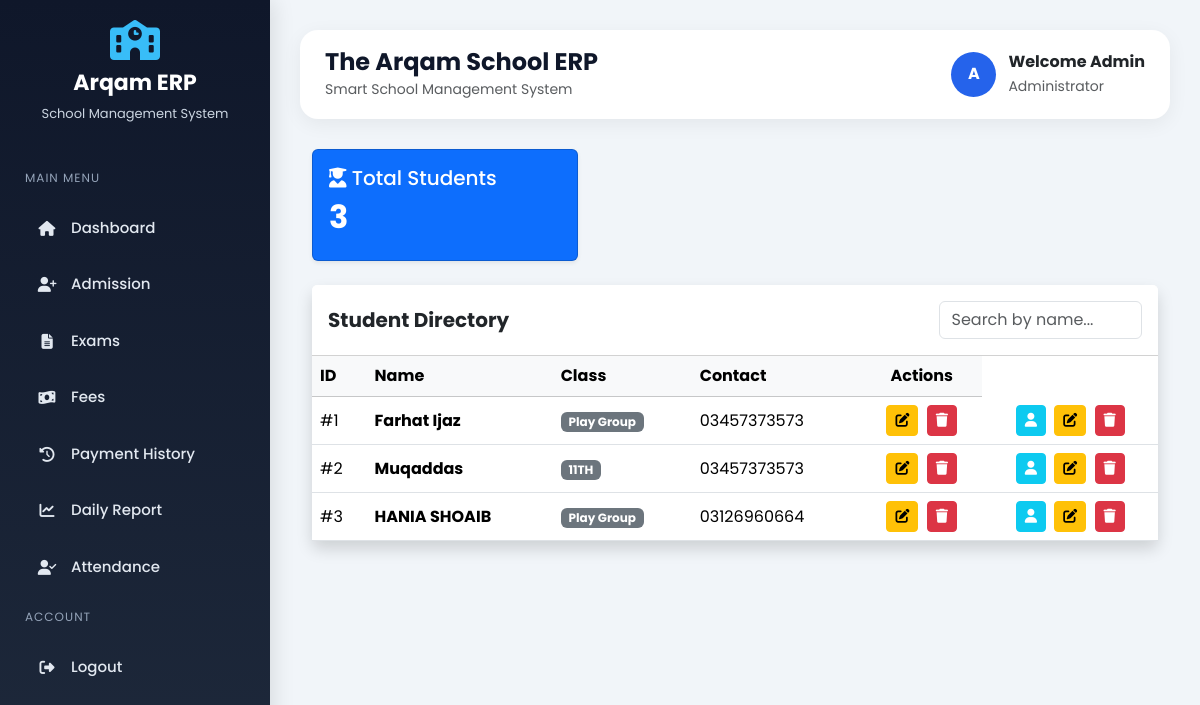
/admission/view, run on an earlier commit of the app's database.
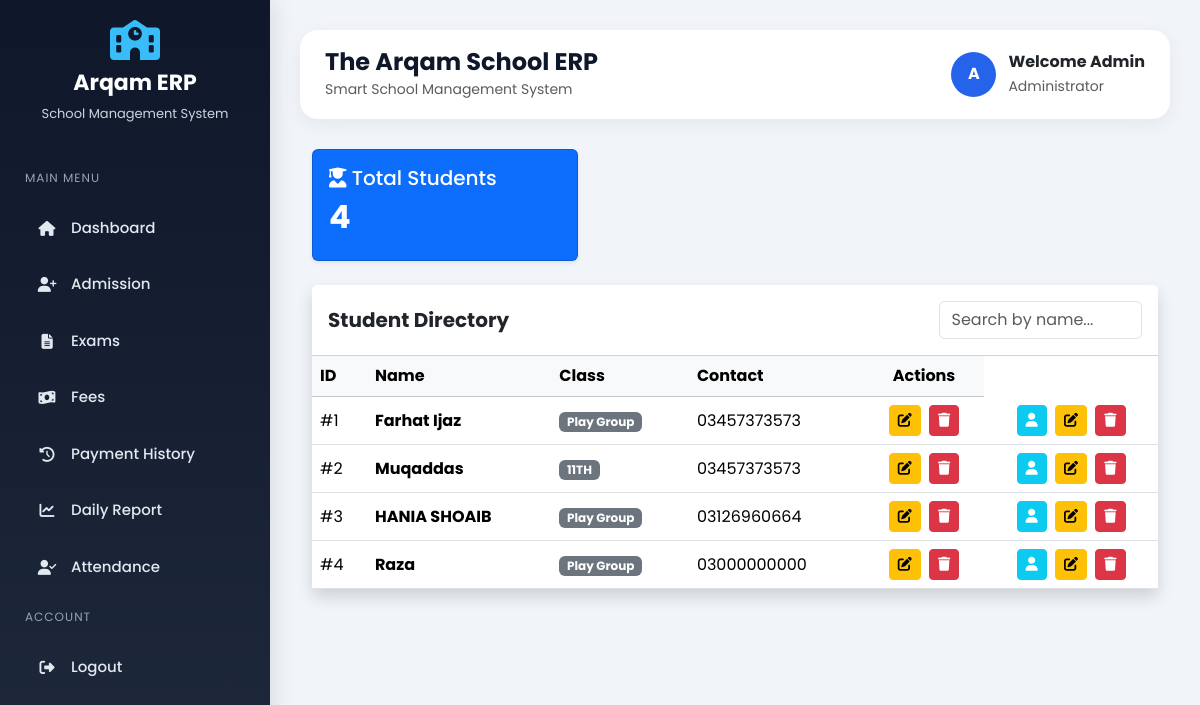
And on a later commit of the database.
### tables this page shows
CREATE TABLE students (
            id INTEGER PRIMARY KEY AUTOINCREMENT,
            name TEXT NOT NULL,
            father_name TEXT,
            father_id TEXT,
            class_name TEXT NOT NULL,
            dob DATE,
            gender TEXT,
            address TEXT,
            contact TEXT,
            photo TEXT DEFAULT 'default.png' -- Naya column
        , discount REAL DEFAULT 0);

### modules/admission.py (the view)
@admission_bp.route("/view")
def view_students():
    conn = sqlite3.connect(DB_PATH)
    conn.row_factory = sqlite3.Row  # Is se data column names ke sath milta hai
    c = conn.cursor()
    c.execute("SELECT * FROM students")
    students = c.fetchall()
    conn.close()
    return render_template("admission/view_students.html", students=students)

### templates/admission/view_students.html (shortened to what this page needs)
{% extends "base.html" %}
{% block content %}
<div class="container mt-4">
    <div class="row mb-4">
        <div class="col-md-4">
            <div class="card bg-primary text-white shadow-sm">
                <div class="card-body">
                    <h5><i class="fas fa-user-graduate"></i> Total Students</h5>
                    <h2 class="fw-bold">{{ students|length }}</h2>
                </div>
            </div>
        </div>
    </div>
    <div class="card shadow border-0">
        <div class="card-header bg-white py-3 d-flex justify-content-between align-items-center">
            <h5 class="mb-0 fw-bold">Student Directory</h5>
            <input type="text" id="searchInput" class="form-control w-25" placeholder="Search by name...">
        </div>
        <div class="table-responsive">
            <table class="table table-hover align-middle mb-0" id="studentTable">
                <thead class="table-light">
                    <tr>
                        <th>ID</th>
                        <th>Name</th>
                        <th>Class</th>
                        <th>Contact</th>
                        <th class="text-center">Actions</th>
                    </tr>
                </thead>
                <tbody>
                    {% for student in students %}
                    <tr>
                        <td>#{{ student['id'] }}</td>
                        <td class="fw-bold">{{ student['name'] }}</td>
                        <td><span class="badge bg-secondary">{{ student['class_name'] }}</span></td>
                        <td>{{ student['contact'] }}</td>
                        <td class="text-center">
                            <a href="{{ url_for('admission.edit_student', id=student['id']) }}" class="btn btn-sm btn-warning me-1">
                                <i class="fas fa-edit"></i>
                            </a>
                            <a href="{{ url_for('admission.delete_student', id=student['id']) }}" class="btn btn-sm btn-danger" onclick="return confirm('Delete record?')">
                                <i class="fas fa-trash"></i>
                            </a>
                        </td>
                        <td class="text-center">
    <a href="{{ url_for('admission.student_profile', id=student['id']) }}" class="btn btn-sm btn-info me-1 text-white">
        <i class="fas fa-user"></i>
    </a>
    <a href="{{ url_for('admission.edit_student', id=student['id']) }}" class="btn btn-sm btn-warning me-1">
        <i class="fas fa-edit"></i>
    </a>
    <a href="{{ url_for('admission.delete_student', id=student['id']) }}" class="btn btn-sm btn-danger" onclick="return confirm('Delete record?')">
        <i class="fas fa-trash"></i>
    </a>
</td>
                    </tr>
                    {% endfor %}
                </tbody>
            </table>
        </div>
    </div>
</div>
{% endblock %}

What changed in the data, as far as the page shows it:
added students: id "4", name "Raza", class_name "Play Group", contact "03000000000"
Also different on the page:
{{ students|length }}: "3" → "4"
